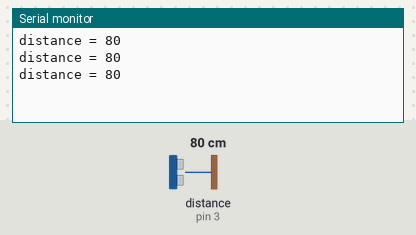
A sketch run on a simulated Arduino Uno, built with avr-gcc and run on an emulated ATmega328P. On the bench: the last lines printed to the serial monitor. The test bench sets the inputs (shaded band); at power-on: distance to the obstacle (sensor on pin 3) 80 cm.

Above: at 1.3 s.
1.4 s: distance to the obstacle (sensor on pin 3) set to 2 cm
At 1.9 s:
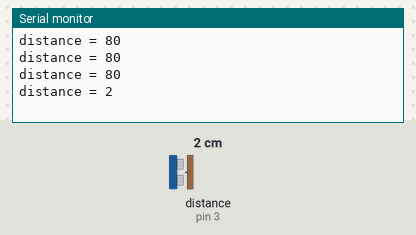
2.9 s: distance to the obstacle (sensor on pin 3) set to 4 cm
At 3.4 s:
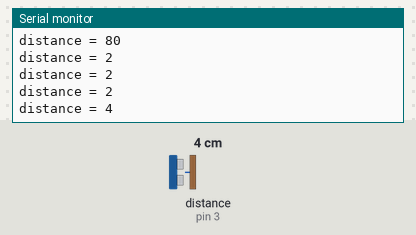
Timing chart, 0 to 5.9 s (numbered marks = the images above; inputs shaded):
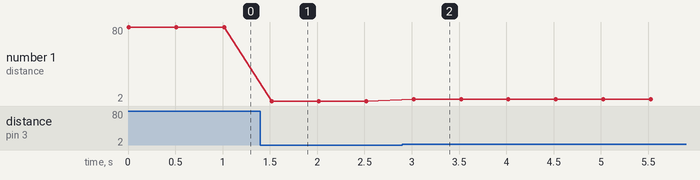

Measured:
- after the input at 1.4 s, the serial monitor: prints a new line after 0.12 s (image 1)
- after the input at 2.9 s, the serial monitor: prints a new line after 0.12 s (image 2)
- plotted number 1: 80 → 2 after the input at 1.4 s, 2 → 4 after the input at 2.9 s

The sketch:

Distance_printer.ino
```cpp
#include <Ultrasonic.h>
int rec = 2, trans = 3;
Ultrasonic ultrasonic(rec, trans);

void setup() {
  pinMode(rec, INPUT);
  pinMode(trans, OUTPUT);
  Serial.begin(9600);
}

void loop() {
  int distance = ultrasonic.distanceRead();
  Serial.print("distance = ");
  Serial.println(distance);
  delay(500);
}
```
